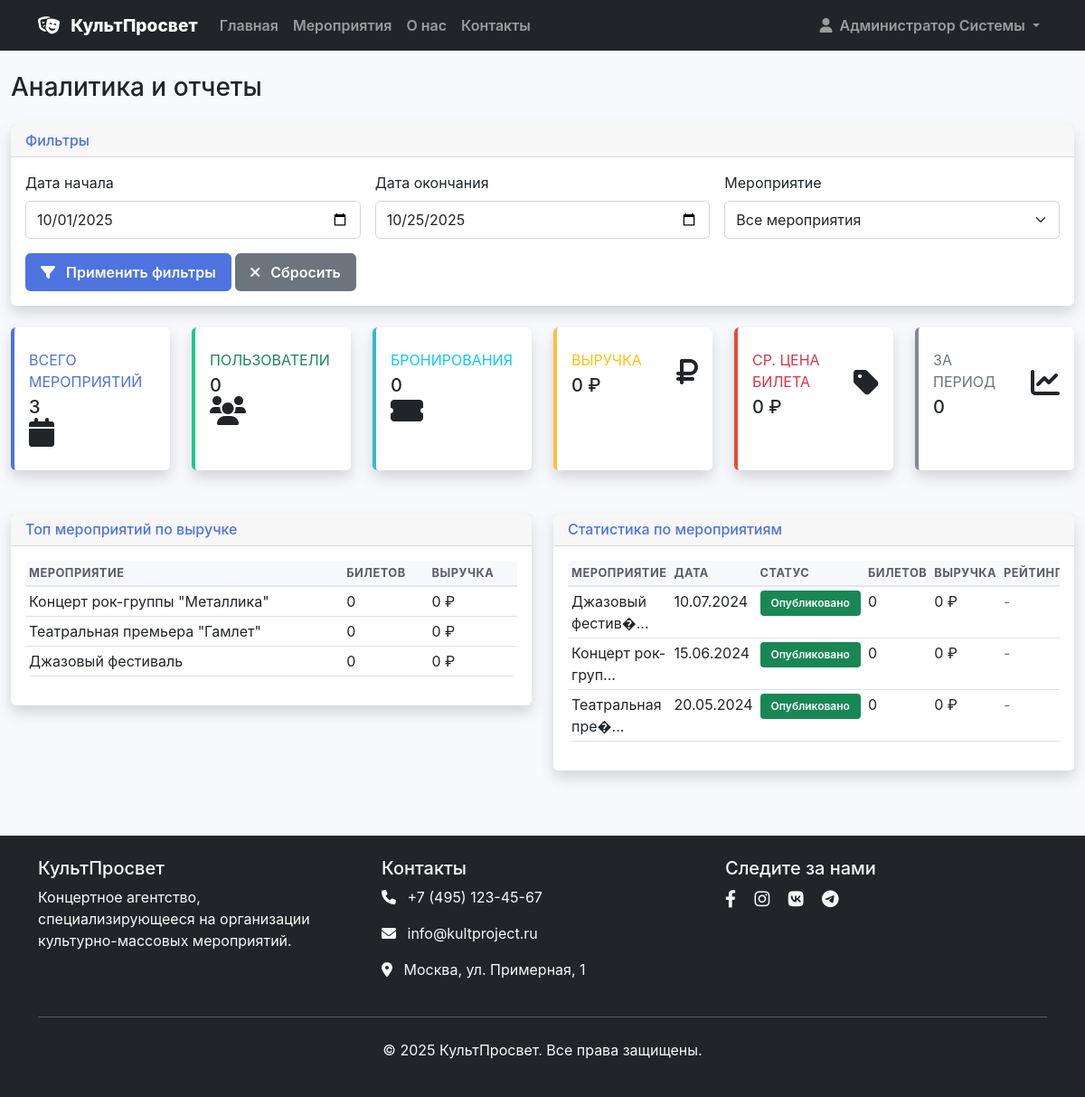
The app's page /modules/admin/analytics.php (signed in) with its own data.
### tables this page shows
CREATE TABLE events (
    id INT AUTO_INCREMENT PRIMARY KEY,
    title VARCHAR(255) NOT NULL,
    description TEXT,
    event_date DATETIME NOT NULL,
    venue VARCHAR(255) NOT NULL,
    address TEXT,
    organizer_id INT,
    max_capacity INT NOT NULL,
    base_price DECIMAL(10,2) NOT NULL,
    status ENUM('draft', 'published', 'cancelled', 'completed') DEFAULT 'draft',
    image_url VARCHAR(500),
    created_at TIMESTAMP DEFAULT CURRENT_TIMESTAMP,
    updated_at TIMESTAMP DEFAULT CURRENT_TIMESTAMP ON UPDATE CURRENT_TIMESTAMP,
    FOREIGN KEY (organizer_id) REFERENCES users(id) ON DELETE SET NULL
);

### modules/admin/analytics.php (the view, shortened to what the rows shown need)
<?php
require_once '../includes/functions.php';
$db = Database::getInstance();
$analyticsManager = new AnalyticsManager();
$overallStats = [
    'total_events' => $db->fetch("SELECT COUNT(*) as count FROM events")['count'],
    'published_events' => $db->fetch("SELECT COUNT(*) as count FROM events WHERE status = 'published'")['count'],
    'total_users' => $db->fetch("SELECT COUNT(*) as count FROM users WHERE role = 'client'")['count'],
    'total_bookings' => $db->fetch("SELECT COUNT(*) as count FROM bookings WHERE status = 'confirmed'")['count'],
    'total_revenue' => $db->fetch("SELECT SUM(amount) as total FROM payments WHERE payment_status = 'completed'")['total'] ?? 0,
    'avg_ticket_price' => $db->fetch("SELECT AVG(price) as avg FROM ticket_orders")['avg'] ?? 0,
];
$topEvents = $analyticsManager->getTopEvents(10);
$eventsStats = $db->fetchAll(
    "SELECT
        e.id,
        e.title,
        e.event_date,
        e.status,
        COUNT(DISTINCT b.id) as bookings_count,
        COUNT(DISTINCT t.id) as tickets_sold,
        SUM(p.amount) as revenue,
        AVG(r.rating) as avg_rating
     FROM events e
     LEFT JOIN bookings b ON e.id = b.event_id AND b.status = 'confirmed'
     LEFT JOIN ticket_orders t ON b.id = t.booking_id
     LEFT JOIN payments p ON b.id = p.booking_id AND p.payment_status = 'completed'
     LEFT JOIN reviews r ON e.id = r.event_id
     GROUP BY e.id, e.title, e.event_date, e.status
     ORDER BY revenue DESC"
);
?>
<div class="container-fluid my-4">
    <div class="row">
        <div class="col-12">
            <h1 class="h3 mb-4">Аналитика и отчеты</h1>
        </div>
    </div>
    <div class="row mb-4">
        <div class="col-xl-2 col-md-4 col-sm-6 mb-4">
            <div class="card border-left-primary shadow h-100 py-2">
                <div class="card-body">
                    <div class="row no-gutters align-items-center">
                        <div class="col mr-2">
                            <div class="text-xs font-weight-bold text-primary text-uppercase mb-1">
                                Всего мероприятий
                            </div>
                            <div class="h5 mb-0 font-weight-bold text-gray-800">
                                <?php echo $overallStats['total_events']; ?>
                            </div>
                        </div>
                    </div>
                </div>
            </div>
        </div>
    </div>
    <div class="row">
        <div class="col-lg-6 mb-4">
            <div class="card shadow">
                <div class="card-body">
                    <?php if (empty($topEvents)): ?>
                        <p class="text-muted">Нет данных</p>
                    <?php else: ?>
                        <div class="table-responsive">
                            <table class="table table-sm">
                                <thead>
                                    <tr>
                                        <th>Мероприятие</th>
                                        <th>Билетов</th>
                                        <th>Выручка</th>
                                    </tr>
                                </thead>
                            </table>
                        </div>
                    <?php endif; ?>
                </div>
            </div>
        </div>
        <div class="col-lg-6 mb-4">
            <div class="card shadow">
                <div class="card-body">
                    <?php if (empty($eventsStats)): ?>
                        <p class="text-muted">Нет данных</p>
                    <?php else: ?>
                        <div class="table-responsive">
                            <table class="table table-sm">
                                <thead>
                                    <tr>
                                        <th>Мероприятие</th>
                                        <th>Дата</th>
                                        <th>Статус</th>
                                        <th>Билетов</th>
                                        <th>Выручка</th>
                                        <th>Рейтинг</th>
                                    </tr>
                                </thead>
                                <tbody>
                                    <?php foreach (array_slice($eventsStats, 0, 10) as $event): ?>
                                        <tr>
                                            <td><?php echo htmlspecialchars(substr($event['title'], 0, 30)) . '...'; ?></td>
                                            <td><?php echo formatDate($event['event_date'], 'd.m.Y'); ?></td>
                                            <td>
                                                <span class="badge bg-<?php echo $event['status'] === 'published' ? 'success' : 'warning'; ?>">
                                                    <?php echo $event['status'] === 'published' ? 'Опубликовано' : 'Черновик'; ?>
                                                </span>
                                            </td>
                                            <td><?php echo $event['tickets_sold']; ?></td>
                                            <td><?php echo formatPrice($event['revenue']); ?></td>
                                            <td>
                                                <?php if ($event['avg_rating']): ?>
                                                    <span class="badge bg-info"><?php echo number_format($event['avg_rating'], 1); ?></span>
                                                <?php else: ?>
                                                    <span class="text-muted">-</span>
                                                <?php endif; ?>
                                            </td>
                                        </tr>
                                    <?php endforeach; ?>
                                </tbody>
                            </table>
                        </div>
                    <?php endif; ?>
                </div>
            </div>
        </div>
    </div>
</div>
<?php
include '../header.php';
?>

### records on screen
events: id "3", title "Джазовый фестив�", event_date "10.07.2024", status "Опубликовано", tickets_sold "0", revenue "0 ₽"
events: title "Концерт рок-груп", event_date "15.06.2024", status "Опубликовано", tickets_sold "0", revenue "0 ₽"
events: title "Театральная пре�", event_date "20.05.2024", status "Опубликовано", tickets_sold "0", revenue "0 ₽"

### other values on screen
SITE_NAME "КультПросвет"
$_SESSION['user_name'] "Администратор Системы"
$overallStats['total_users'] "0"
$overallStats['total_bookings'] "0"
formatPrice($overallStats['total_revenue']) "0 ₽"
formatPrice($overallStats['avg_ticket_price']) "0 ₽"
$periodStats['bookings_count'] "0"
$event['title'] "Концерт рок-группы \"Металлика\""
$event['tickets_sold'] "0"
formatPrice($event['revenue']) "0 ₽"
$event['title'] "Театральная премьера \"Гамлет\""
$event['title'] "Джазовый фестиваль"
